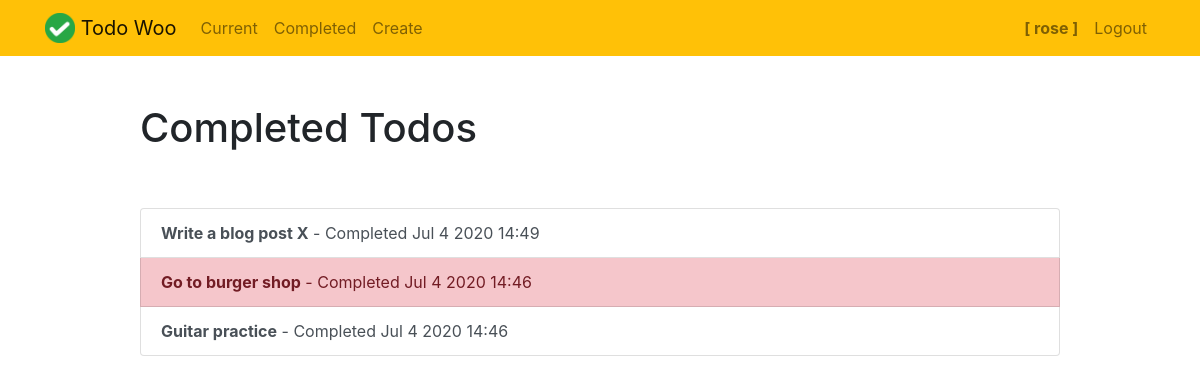
The page /completed/ (signed in) on the database as committed earlier.
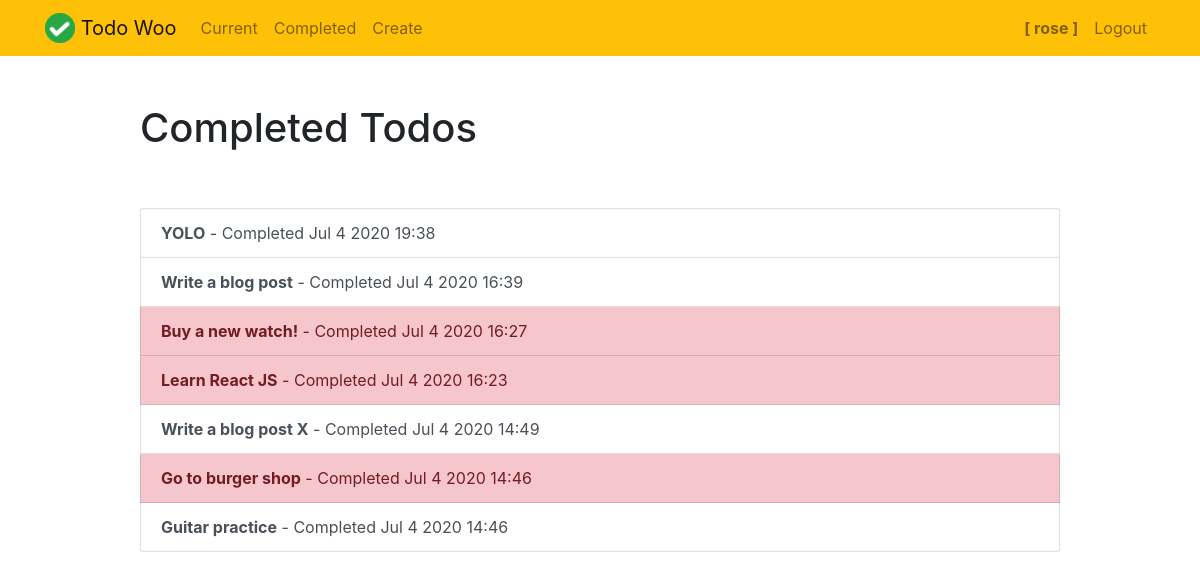
The same page on the database as committed later.
### todo/models.py (models this page shows, shortened)
class Todo(models.Model):
    title = models.CharField(max_length=100)
    memo = models.TextField(blank=True)
    created = models.DateTimeField()
    datecompleted = models.DateTimeField(null=True, blank=True)
    important = models.BooleanField(default=False)
    user = models.ForeignKey(User, on_delete=models.CASCADE)

### todo/views.py (the view)
# urls.py: path('completed/', views.completedtodos, name='completedtodos'),
@login_required
def completedtodos(request):
    todos = Todo.objects.filter(user=request.user, datecompleted__isnull=False).order_by('-datecompleted')
    return render(request, 'todo/completedtodos.html', {'todos':todos})

### todo/templates/todo/completedtodos.html
{% extends "todo/base.html" %}
{% block content %}
    <div class="row justify-content-center mt-5">
        <div class="col-md-10">
            <h1>Completed Todos</h1>
        </div>
    </div>
    <div class="row justify-content-center mt-5">
        <div class="col-md-10">
            <div class="list-group">
                {% for todo in todos %}
                    <a href="{% url 'editcompletedtodo' todo.id %}" class="list-group-item list-group-item-action{% if todo.important %} list-group-item-danger{% endif %}"><b>{{ todo.title }}</b> - Completed {{ todo.datecompleted|date:'M j Y H:i' }}</a>
                {% endfor %}
            </div>
        </div>
    </div>
{% endblock %}

Rows that differ between the two databases and show on the page:
added Todo: title "YOLO", datecompleted "Jul 4 2020 19:38"
added Todo: title "Write a blog post", datecompleted "Jul 4 2020 16:39"
now on this page (row edited): Todo: title "Buy a new watch!", datecompleted "Jul 4 2020 16:27", important True (drawn)
added Todo: title "Learn React JS", datecompleted "Jul 4 2020 16:23", important True (drawn)
